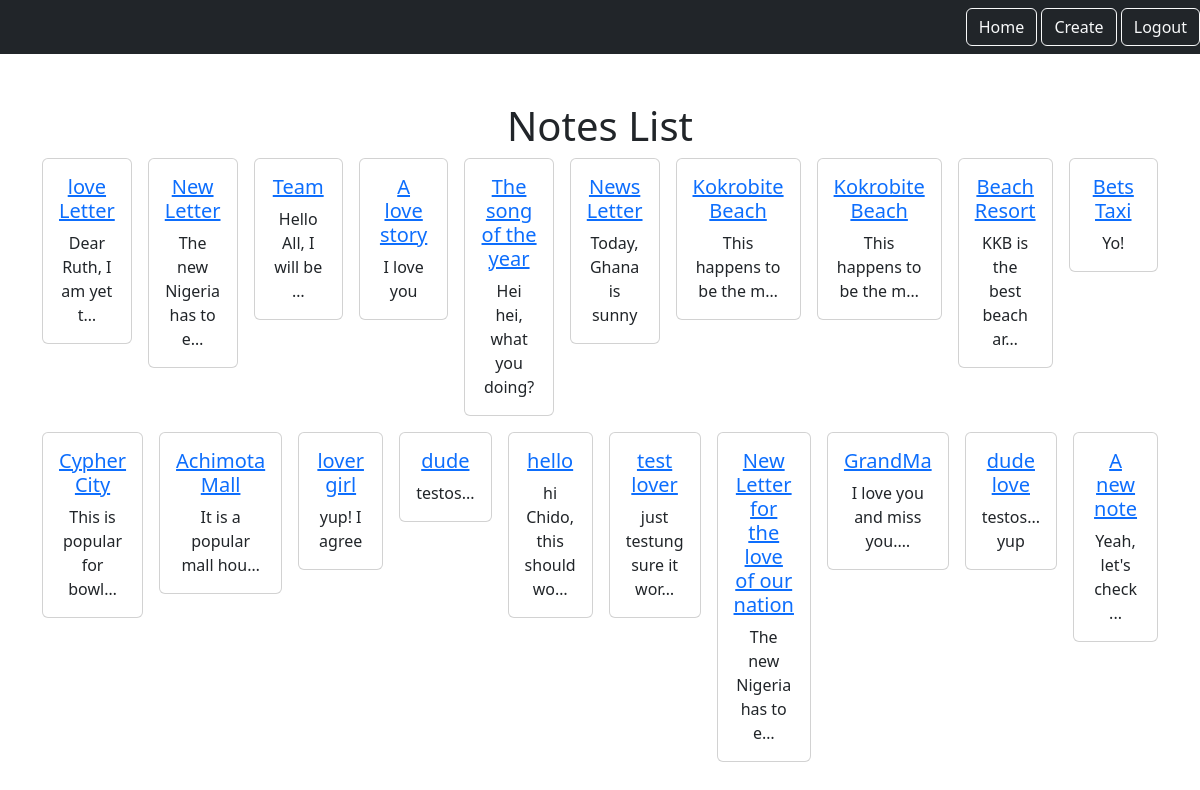
Screenshot of /smart/notes/list (signed in) with the database file from the repository.
### notes/models.py (models this page shows)
class Note(models.Model):
    title = models.CharField(max_length=200, verbose_name='Title of the Note')
    content = models.TextField(verbose_name='Content of the Note')
    created_at = models.DateTimeField(auto_now_add=True, verbose_name='Creation Date')
    number_of_likes = models.PositiveSmallIntegerField(default=0, verbose_name='Number of Likes')
    user = models.ForeignKey(User, on_delete=models.CASCADE, related_name='notes', verbose_name='Author')
    is_public = models.BooleanField(default=True, verbose_name='Is Public')

### notes/views.py (the view)
# urls.py: path('notes/list', views.NotesView.as_view(), name='notes_list'),
class NotesView(LoginRequiredMixin, ListView):
    model = Note
    context_object_name = "notes"
    template_name = "notes/notes_list.html"
    login_url = "/admin"
    def get_queryset(self):
        return self.request.user.notes.all()  # Return notes created by the logged-in user

### notes/templates/notes/notes_list.html
{% extends "base.html" %}
{% block content %}
    <header>
        <h1 class="text-center">Notes List</h1>
    </header>
    <div class="row row-cols3 g-3">
        {% for note in notes %}
            <div class="col">
                <div class="card">
                    <div class="card-body">
                        <a href="{% url 'note_detail' pk=note.id %}">
                            <h5 class="card-title">{{ note.title }}</h5>
                        </a>
                        <p class="card-text">{{ note.content|truncatechars:25 }}</p>
                    </div>
                </div>
            </div>
        {% empty %}
            <div>No notes available.</div>
        {% endfor %}
    </div>
{% endblock %}

### rows the page displays
Note: title "love Letter", content "Dear Ruth, I am yet t…"
Note: title "New Letter", content "The new Nigeria has to e…"
Note: title "Team", content "Hello All, I will be …"
Note: title "A love story", content "I love you"
Note: title "The song of the year", content "Hei hei, what you doing?"
Note: title "News Letter", content "Today, Ghana is sunny"
Note: title "Kokrobite Beach", content "This happens to be the m…"
Note: title "Kokrobite Beach", content "This happens to be the m…"
Note: title "Beach Resort", content "KKB is the best beach ar…"
Note: title "Bets Taxi", content "Yo!"
Note: title "Cypher City", content "This is popular for bowl…"
Note: title "Achimota Mall", content "It is a popular mall hou…"
Note: title "lover girl", content "yup! I agree"
Note: title "dude", content "testos..."
Note: title "hello", content "hi Chido, this should wo…"
Note: title "test lover", content "just testung sure it wor…"
Note: title "New Letter for the love of our nation", content "The new Nigeria has to e…"
Note: title "GrandMa", content "I love you and miss you.…"
Note: title "dude love", content "testos... yup"
Note: title "A new note", content "Yeah, let's check ..."
